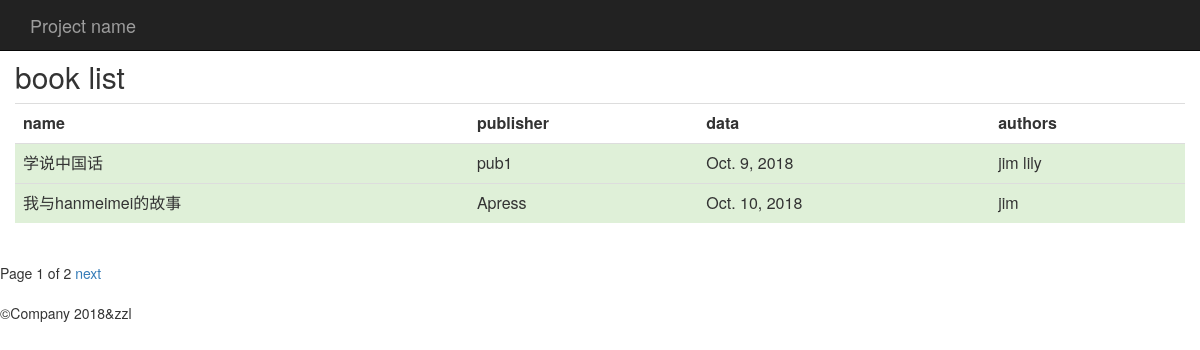
/book/, run on the app's committed database.
### blog/models.py (models this page shows, shortened)
class Book(models.Model):
    title=models.CharField(max_length=100)
    authors=models.ManyToManyField(Author)
    publisher=models.ForeignKey(Publisher)
    publication_date=models.DateField()

class Publisher(models.Model):
    name=models.CharField(max_length=30)
    address=models.CharField(max_length=50)
    city=models.CharField(max_length=60)
    state_province=models.CharField(max_length=30)
    country=models.CharField(max_length=50)
    website=models.URLField()

class Author(models.Model):
    first_name=models.CharField(max_length=30)
    last_name=models.CharField(max_length=40)
    email=models.EmailField()

### blog/views.py (the view)
# urls.py: url(r'book/$',page),
def page(request):
    file_list=Book.objects.all()
    paginator=Paginator(file_list,2)
    page=request.GET.get('page')
    try:
        contacts=paginator.page(page)
    except PageNotAnInteger:
        contacts=paginator.page(1)
    except EmptyPage:
        contacts=paginator.page(paginator.num_pages)
    return render(request,'book.html',{'pages':contacts})

### blog/templates/book.html (shortened to what this page needs)
<html lang="zh-CN">
    <HEAD>
        {% load bootstrap3%}
        {%bootstrap_css%}
    </HEAD>
    <body>
        <nav class="navbar navbar-inverse navbar-fixed-top">
            <div class="container">
                <div class="navbar-header">
                    <a class="navbar-brand" href="#">Project name</a>
                </div>
            </div>
        </nav>
        <br><br>
        <div class="container">
            <div class="row">
                <h2>book list</h2>
                    <table class="table">
                        <th>name</th><th>publisher</th><th>data</th><th>authors</th>
                            {%for book in pages%}
                            <tr class="success">
                                <td>{{book.title}}</td>
                                <td>{{book.publisher.name}}</td>
                                <td>{{book.publication_date}}</td>
                                <td>
                                    {%for author in book.authors.values%}
                                        {{author.first_name}}
                                    {%endfor%}
                                </td>
                            {%endfor%}
                            </tr>
                    </table>
            </div>
        </div>
        <div class="pagination">
            <span class="step-links">
                <span class="current">
                    Page {{pages.number}} of {{pages.paginator.num_pages}}
                </span>
                {%if pages.has_next%}
                    <a href="?page={{pages.next_page_number}}">next</a>
                {%endif%}
            </span>
        </div>
        <footer>
            <p>&copy;Company 2018&zzl</p>
        </footer>
    </body>
</html>

### data on the page
Book: title "学说中国话", publisher.name "pub1", publication_date "Oct. 9, 2018"
Author: first_name "jim"
Author: first_name "lily"
Book: title "我与hanmeimei的故事", publisher.name "Apress", publication_date "Oct. 10, 2018"

### other printed values
{{ pages.number }} "1"
{{ pages.paginator.num_pages }} "2"
